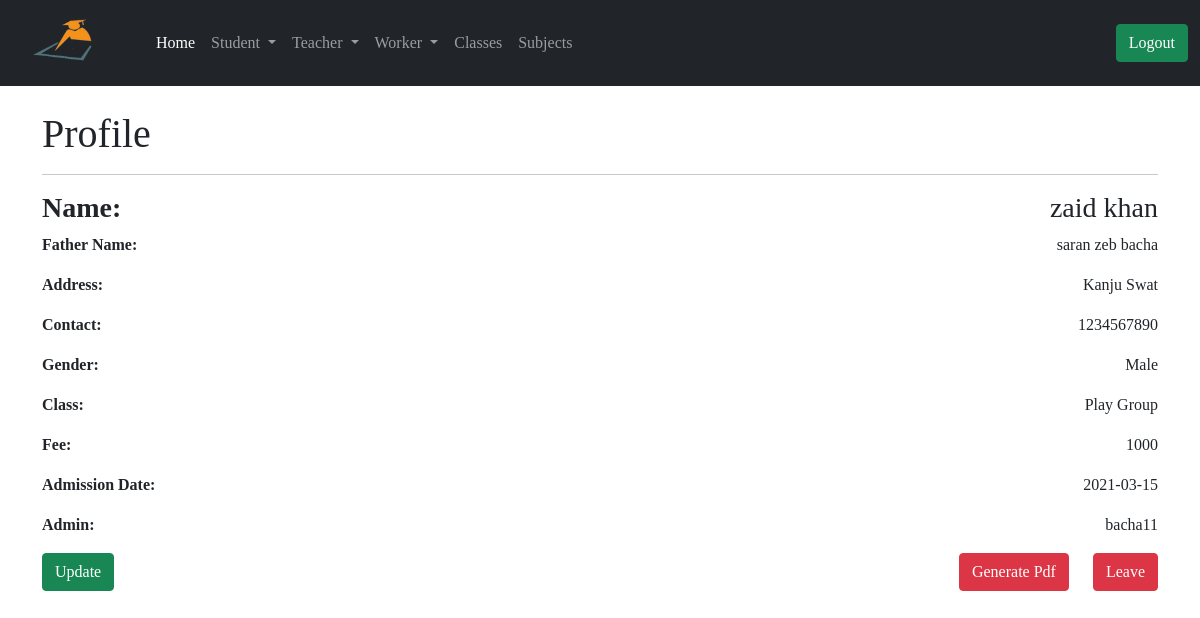
/admin/student_profile/1 (signed in), run on an earlier commit of the app's database.
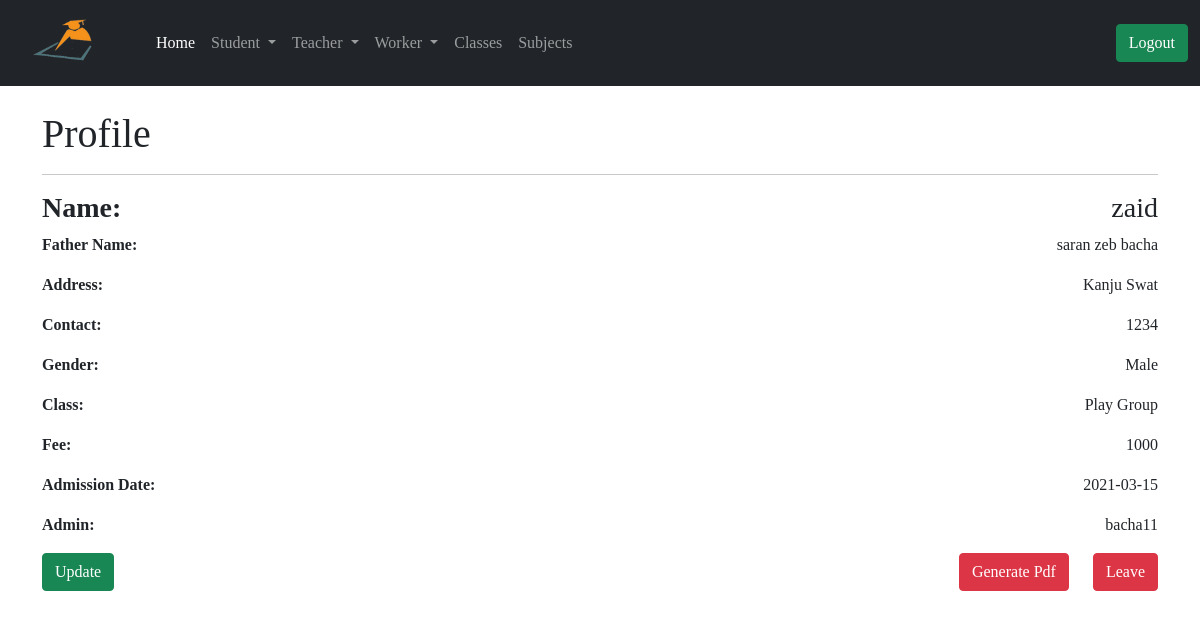
And on a later commit of the database.
### app/models.py (models this page shows, shortened)
class Student(db.Model):
    id = db.Column(db.Integer, primary_key=True)
    std_name = db.Column(db.String(64), index=True)
    f_name = db.Column(db.String(64), index=True)
    std_address = db.Column(db.String(128), index=True)
    std_contact = db.Column(db.String(64), index=True)
    gender = db.Column(db.String(64))
    join_date = db.Column(db.DateTime, default=datetime.utcnow())
    std_class = db.Column(db.Integer, db.ForeignKey('class.id'))
    admin_id = db.Column(db.Integer, db.ForeignKey('user.id'))

### app/routes.py (the view)
@app.route('/admin/student_profile/<id>')
@login_required
def student_profile(id):
    student = Student.query.filter_by(id=id).first()
    return render_template('admin/student_profile.html', title='Student Profile', student=student)

### app/models.py (called while the page is built)
@login.user_loader
def load_user(id):
    return User.query.get(int(id))

### app/routes.py (called while the page is built)
@app.before_request
def before_request():
    g.user = None
    if 'teacher_id' in session:
        user = Teacher.query.filter_by(id=session['teacher_id']).first()
        g.user = user

@app.before_request
def std_before_request():
    g.std_user = None
    if 'student_id' in session:
        std_user = Student.query.filter_by(id=session['student_id']).first()
        g.std_user = std_user

### app/templates/admin/student_profile.html (shortened to what this page needs)
{% extends 'admin/base.html' %}
{% block content %}
<div class="container mt-4">
    <h1> Profile </h1>
    <hr>
    <h3><b> Name: </b> <span style="float: right;">{{ student.std_name }}</span></h3>
    <p><b> Father Name: </b><span style="float: right; text-align: justify;"> {{ student.f_name }} </span></p>
    <p><b> Address: </b> <span style="float: right;">{{ student.std_address }} </span></p>
    <p><b> Contact: </b> <span style="float: right;">{{ student.std_contact }} </span></p>
    <p><b> Gender: </b> <span style="float: right;">{{ student.gender|title() }}</span> </p>
    <p><b> Class: </b> <span style="float: right;">{{ student.stdclass.cls_name }}</span> </p>
    <p><b> Fee: </b> <span style="float: right;">{{ student.stdclass.cls_fee }}</span> </p>
    <p><b> Admission Date: </b> <span style="float: right;">{{ student.join_date.strftime('%Y-%m-%d') }} </span></p>
    <p><b> Admin: </b> <span style="float: right;">{{ student.admin.username }}</span> </p>
    <a href=" {{ url_for('update_student', id=student.id) }} "><button type="submit" class="btn btn-success">Update</button></a>
    <button type="button" class="btn btn-danger ms-4" style="float: right;" data-bs-toggle="modal" data-bs-target="#exampleModal">
          Leave
    </button>
      <a href="{{ url_for('student_profile_pdf', id=student.id) }}"><button type="submit" class="btn btn-danger float-end">Generate Pdf</button></a>
</div>
{% endblock %}

What changed in the data, as far as the page shows it:
changed Student "saran zeb bacha": std_name "zaid khan" → "zaid"; std_contact "1234567890" → "1234"
